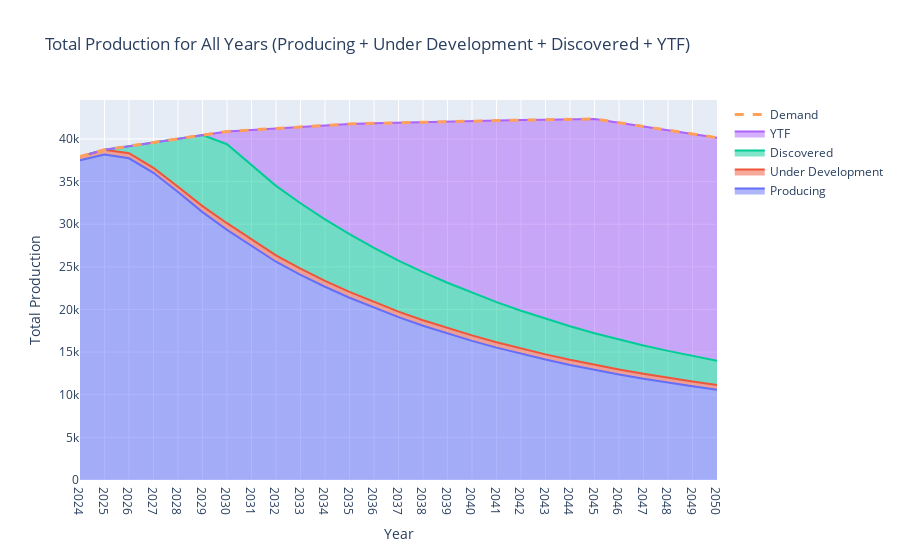

The notebook cell saved with this chart:
### Code cell
import plotly.graph_objects as go

# Assuming forecasted_production_df, forecasted_ud_production_df, forecasted_discovered_df, and forecasted_ytf_df are your dataframes

# Step 1: Ensure all DataFrames have the same columns (years)
common_years = list(set(forecasted_production_df.columns) & set(forecasted_ud_production_df.columns) & set(forecasted_discovered_df['year'].astype(str).unique()) & set(forecasted_ytf_df['year'].astype(str).unique()))
common_years.sort()

# Step 2: Sum up the production for each year across all countries for all types of assets
total_production = forecasted_production_df[common_years].sum()
total_ud_production = forecasted_ud_production_df[common_years].sum()
total_discovered_production = forecasted_discovered_df.groupby('year')['production'].sum()
total_ytf_production = forecasted_ytf_df.groupby('year')['production'].sum()

# Step 3: Handle NaNs if any
total_production.fillna(0, inplace=True)
total_ud_production.fillna(0, inplace=True)
total_discovered_production.fillna(0, inplace=True)
total_ytf_production.fillna(0, inplace=True)

# Step 4: Convert demand 'year' column to string and filter to common_years
demand_df['year'] = demand_df['year'].astype(str)
demand_data = demand_df.loc[demand_df['year'].isin(common_years), 'demand']

# Step 5: Convert to NumPy arrays of type float64
total_production_array = total_production.to_numpy(dtype='float64')
total_ud_production_array = total_ud_production.to_numpy(dtype='float64')
total_discovered_production_array = total_discovered_production.to_numpy(dtype='float64')
total_ytf_production_array = total_ytf_production.to_numpy(dtype='float64')

# Create the figure
fig = go.Figure()

# Add traces for 'Producing', 'Under Development', 'Discovered', 'YTF', and 'Demand'
fig.add_trace(go.Scatter(x=common_years, y=total_production_array,
                    hoverinfo='x+y',
                    mode='lines',
                    name='Producing',
                    stackgroup='one'))
fig.add_trace(go.Scatter(x=common_years, y=total_ud_production_array,
                    hoverinfo='x+y',
                    mode='lines',
                    name='Under Development',
                    stackgroup='one'))
fig.add_trace(go.Scatter(x=common_years, y=total_discovered_production_array,
                    hoverinfo='x+y',
                    mode='lines',
                    name='Discovered',
                    stackgroup='one'))
fig.add_trace(go.Scatter(x=common_years, y=total_ytf_production_array,
                    hoverinfo='x+y',
                    mode='lines',
                    name='YTF',
                    stackgroup='one'))
fig.add_trace(go.Scatter(x=common_years, y=demand_data,
                    hoverinfo='x+y',
                    mode='lines',
                    name='Demand',
                    line=dict(width=3, dash='dash')))

# Customize the layout
fig.update_layout(
    title="Total Production for All Years (Producing + Under Development + Discovered + YTF)",
    xaxis_title="Year",
    yaxis_title="Total Production",
    hovermode="x unified"  # Enable hover
)

# Show the figure
fig.show()

### Figure 1 — Plotly figure (JSON) as saved in the notebook; plotly's stock layout.template omitted (floating-point values rounded to 4 significant figures)
{"data": [{"hoverinfo": "x+y", "mode": "lines", "name": "Producing", "stackgroup": "one", "type": "scatter", "x": ["2024", "2025", "2026", "2027", "2028", "2029", "2030", "2031", "2032", "2033", "2034", "2035", "2036", "2037", "2038", "2039", "2040", "2041", "2042", "2043", "2044", "2045", "2046", "2047", "2048", "2049", "2050"], "y": [37480.0, 38170.0, 37730.0, 36030.0, 33790.0, 31420.0, 29330.0, 27510.0, 25600.0, 24070.0, 22660.0, 21370.0, 20190.0, 19100.0, 18090.0, 17170.0, 16310.0, 15530.0, 14800.0, 14120.0, 13500.0, 12920.0, 12380.0, 11880.0, 11420.0, 10990.0, 10590.0]}, {"hoverinfo": "x+y", "mode": "lines", "name": "Under Development", "stackgroup": "one", "type": "scatter", "x": ["2024", "2025", "2026", "2027", "2028", "2029", "2030", "2031", "2032", "2033", "2034", "2035", "2036", "2037", "2038", "2039", "2040", "2041", "2042", "2043", "2044", "2045", "2046", "2047", "2048", "2049", "2050"], "y": [451.2, 561.4, 594.2, 574.4, 602.2, 709.8, 785.0, 762.3, 740.7, 720.1, 700.6, 682.1, 664.5, 647.8, 645.6, 666.7, 652.3, 638.7, 625.8, 613.5, 601.8, 590.7, 580.2, 570.2, 560.7, 551.6, 543.1]}, {"hoverinfo": "x+y", "mode": "lines", "name": "Discovered", "stackgroup": "one", "type": "scatter", "x": ["2024", "2025", "2026", "2027", "2028", "2029", "2030", "2031", "2032", "2033", "2034", "2035", "2036", "2037", "2038", "2039", "2040", "2041", "2042", "2043", "2044", "2045", "2046", "2047", "2048", "2049", "2050"], "y": [0, 0, 834.1, 2987.0, 5628.0, 8322.0, 9264.0, 8700.0, 8160.0, 7665.0, 7202.0, 6768.0, 6366.0, 5988.0, 5635.0, 5304.0, 4992.0, 4700.0, 4426.0, 4168.0, 3926.0, 3698.0, 3507.0, 3328.0, 3160.0, 3002.0, 2854.0]}, {"hoverinfo": "x+y", "mode": "lines", "name": "YTF", "stackgroup": "one", "type": "scatter", "x": ["2024", "2025", "2026", "2027", "2028", "2029", "2030", "2031", "2032", "2033", "2034", "2035", "2036", "2037", "2038", "2039", "2040", "2041", "2042", "2043", "2044", "2045", "2046", "2047", "2048", "2049", "2050"], "y": [0, 0, 0, 0, 0, 0, 1497.0, 4082.0, 6731.0, 8952.0, 11010.0, 12930.0, 14610.0, 16170.0, 17600.0, 18910.0, 20160.0, 21300.0, 22360.0, 23350.0, 24270.0, 25130.0, 25430.0, 25680.0, 25880.0, 26040.0, 26160.0]}, {"hoverinfo": "x+y", "line": {"dash": "dash", "width": 3}, "mode": "lines", "name": "Demand", "type": "scatter", "x": ["2024", "2025", "2026", "2027", "2028", "2029", "2030", "2031", "2032", "2033", "2034", "2035", "2036", "2037", "2038", "2039", "2040", "2041", "2042", "2043", "2044", "2045", "2046", "2047", "2048", "2049", "2050"], "y": [37940.0, 38730.0, 39160.0, 39590.0, 40020.0, 40450.0, 40880, 41060.0, 41230.0, 41410.0, 41580.0, 41756, 41829, 41902, 41975, 42048, 42121, 42160.0, 42210.0, 42250.0, 42300.0, 42340, 41902, 41464, 41026, 40588, 40150]}], "layout": {"hovermode": "x unified", "title": {"text": "Total Production for All Years (Producing + Under Development + Discovered + YTF)"}, "xaxis": {"title": {"text": "Year"}}, "yaxis": {"title": {"text": "Total Production"}}}}
